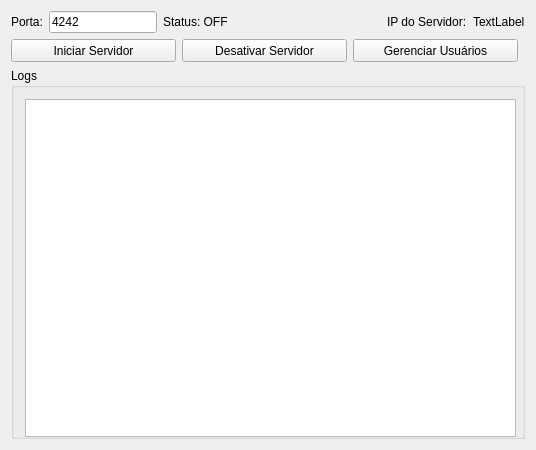
<?xml version="1.0" encoding="UTF-8"?>
<ui version="4.0">
 <class>ServidorChatRede_Main</class>
 <widget class="QWidget" name="ServidorChatRede_Main">
  <property name="geometry">
   <rect>
    <x>0</x>
    <y>0</y>
    <width>536</width>
    <height>450</height>
   </rect>
  </property>
  <property name="sizePolicy">
   <sizepolicy hsizetype="Preferred" vsizetype="Preferred">
    <horstretch>0</horstretch>
    <verstretch>0</verstretch>
   </sizepolicy>
  </property>
  <property name="minimumSize">
   <size>
    <width>530</width>
    <height>450</height>
   </size>
  </property>
  <property name="maximumSize">
   <size>
    <width>16777215</width>
    <height>16777215</height>
   </size>
  </property>
  <property name="windowTitle">
   <string>Servidor</string>
  </property>
  <property name="windowIcon">
   <iconset>
    <normaloff>servericon.png</normaloff>servericon.png</iconset>
  </property>
  <layout class="QVBoxLayout" name="verticalLayout_3">
   <item>
    <layout class="QVBoxLayout" name="verticalLayout_2">
     <item>
      <layout class="QVBoxLayout" name="verticalLayout">
       <item>
        <layout class="QHBoxLayout" name="horizontalLayout">
         <item>
          <widget class="QLabel" name="labelPorta">
           <property name="sizePolicy">
            <sizepolicy hsizetype="Fixed" vsizetype="Fixed">
             <horstretch>0</horstretch>
             <verstretch>0</verstretch>
            </sizepolicy>
           </property>
           <property name="text">
            <string>Porta:</string>
           </property>
          </widget>
         </item>
         <item>
          <widget class="QLineEdit" name="telaPort">
           <property name="sizePolicy">
            <sizepolicy hsizetype="Fixed" vsizetype="Fixed">
             <horstretch>0</horstretch>
             <verstretch>0</verstretch>
            </sizepolicy>
           </property>
           <property name="minimumSize">
            <size>
             <width>100</width>
             <height>0</height>
            </size>
           </property>
           <property name="maximumSize">
            <size>
             <width>150</width>
             <height>16777215</height>
            </size>
           </property>
           <property name="text">
            <string>4242</string>
           </property>
          </widget>
         </item>
         <item>
          <widget class="QLabel" name="statusLabel">
           <property name="sizePolicy">
            <sizepolicy hsizetype="Fixed" vsizetype="Fixed">
             <horstretch>0</horstretch>
             <verstretch>0</verstretch>
            </sizepolicy>
           </property>
           <property name="text">
            <string>Status: OFF</string>
           </property>
          </widget>
         </item>
         <item>
          <spacer name="horizontalSpacer">
           <property name="orientation">
            <enum>Qt::Horizontal</enum>
           </property>
           <property name="sizeHint" stdset="0">
            <size>
             <width>40</width>
             <height>20</height>
            </size>
           </property>
          </spacer>
         </item>
         <item>
          <widget class="QLabel" name="labelIP">
           <property name="sizePolicy">
            <sizepolicy hsizetype="Fixed" vsizetype="Fixed">
             <horstretch>0</horstretch>
             <verstretch>0</verstretch>
            </sizepolicy>
           </property>
           <property name="text">
            <string>IP do Servidor:</string>
           </property>
          </widget>
         </item>
         <item>
          <widget class="QLabel" name="IP">
           <property name="text">
            <string>TextLabel</string>
           </property>
          </widget>
         </item>
        </layout>
       </item>
       <item>
        <layout class="QHBoxLayout" name="horizontalLayout_2">
         <item>
          <widget class="QPushButton" name="btStartServer">
           <property name="sizePolicy">
            <sizepolicy hsizetype="Fixed" vsizetype="Fixed">
             <horstretch>0</horstretch>
             <verstretch>0</verstretch>
            </sizepolicy>
           </property>
           <property name="minimumSize">
            <size>
             <width>165</width>
             <height>23</height>
            </size>
           </property>
           <property name="text">
            <string>Iniciar Servidor</string>
           </property>
           <property name="icon">
            <iconset>
             <normaloff>verde.png</normaloff>verde.png</iconset>
           </property>
           <property name="iconSize">
            <size>
             <width>14</width>
             <height>14</height>
            </size>
           </property>
           <property name="checkable">
            <bool>false</bool>
           </property>
          </widget>
         </item>
         <item>
          <widget class="QPushButton" name="btDisconnect">
           <property name="sizePolicy">
            <sizepolicy hsizetype="Fixed" vsizetype="Fixed">
             <horstretch>0</horstretch>
             <verstretch>0</verstretch>
            </sizepolicy>
           </property>
           <property name="minimumSize">
            <size>
             <width>165</width>
             <height>23</height>
            </size>
           </property>
           <property name="text">
            <string>Desativar Servidor</string>
           </property>
           <property name="icon">
            <iconset>
             <normaloff>vermelho.png</normaloff>vermelho.png</iconset>
           </property>
           <property name="iconSize">
            <size>
             <width>14</width>
             <height>14</height>
            </size>
           </property>
          </widget>
         </item>
         <item>
          <widget class="QPushButton" name="gerenciar">
           <property name="sizePolicy">
            <sizepolicy hsizetype="Fixed" vsizetype="Fixed">
             <horstretch>0</horstretch>
             <verstretch>0</verstretch>
            </sizepolicy>
           </property>
           <property name="minimumSize">
            <size>
             <width>165</width>
             <height>23</height>
            </size>
           </property>
           <property name="text">
            <string>Gerenciar Usuários</string>
           </property>
           <property name="icon">
            <iconset>
             <normaloff>editar.png</normaloff>editar.png</iconset>
           </property>
           <property name="iconSize">
            <size>
             <width>16</width>
             <height>16</height>
            </size>
           </property>
          </widget>
         </item>
         <item>
          <spacer name="horizontalSpacer_2">
           <property name="orientation">
            <enum>Qt::Horizontal</enum>
           </property>
           <property name="sizeHint" stdset="0">
            <size>
             <width>40</width>
             <height>20</height>
            </size>
           </property>
          </spacer>
         </item>
        </layout>
       </item>
      </layout>
     </item>
     <item>
      <widget class="QGroupBox" name="groupBox">
       <property name="sizePolicy">
        <sizepolicy hsizetype="Expanding" vsizetype="Preferred">
         <horstretch>0</horstretch>
         <verstretch>0</verstretch>
        </sizepolicy>
       </property>
       <property name="minimumSize">
        <size>
         <width>511</width>
         <height>371</height>
        </size>
       </property>
       <property name="title">
        <string>Logs</string>
       </property>
       <layout class="QHBoxLayout" name="horizontalLayout_3">
        <item>
         <widget class="QTextEdit" name="telaNClientes">
          <property name="minimumSize">
           <size>
            <width>491</width>
            <height>338</height>
           </size>
          </property>
         </widget>
        </item>
       </layout>
      </widget>
     </item>
    </layout>
   </item>
  </layout>
 </widget>
 <layoutdefault spacing="6" margin="11"/>
 <resources/>
 <connections/>
</ui>
